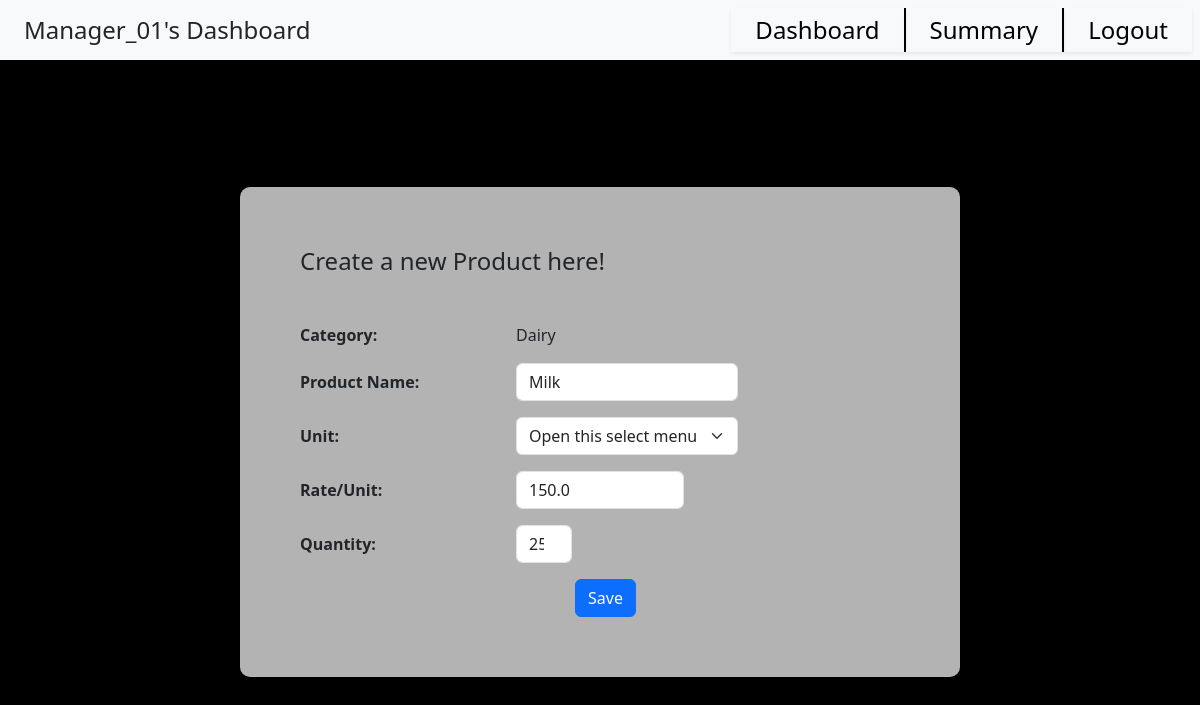
/Manager_01/edit_product/cat_1/prod_10, run on an earlier commit of the app's database.
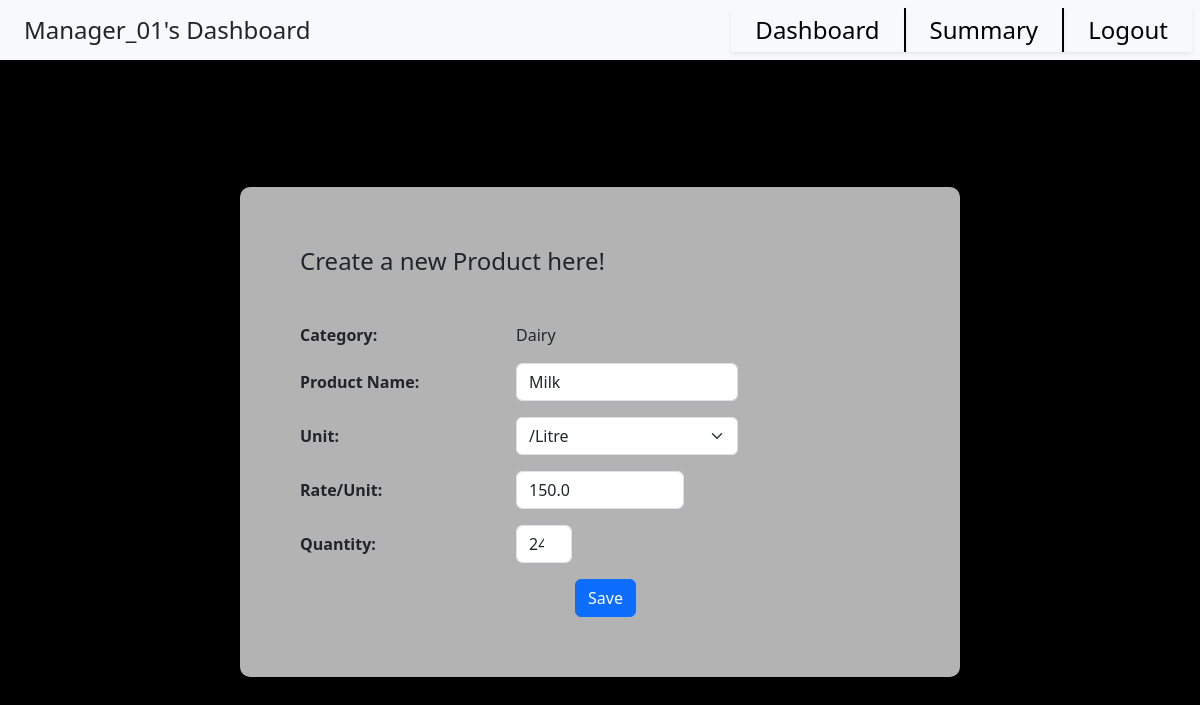
And on a later commit of the database.
### application/models.py (models this page shows)
class Product(db.Model):
    __tablename__ = 'Product'
    PID = db.Column(db.Integer, autoincrement=True, primary_key=True)
    Name = db.Column(db.String(collation='NOCASE'), unique=True, nullable=False)
    Price = db.Column(db.Float, nullable=False)
    Unit = db.Column(db.String, nullable=False)
    Stock = db.Column(db.Integer, nullable=False)
    CID = db.Column(db.Integer, db.ForeignKey('Category.CID', ondelete='CASCADE'))
    cat = db.relationship("Category", back_populates="products")
    ords = db.relationship("Order_Details", back_populates="product")

### application/manager_actions.py (the view)
@app.route("/<usr>/edit_product/cat_<cat>/prod_<pid>")
def edit_product_page(usr, cat, pid):
    p = Product.query.filter(Product.PID == pid).first()
    c = Category.query.filter(Category.CID == cat).first()
    return render_template("create_edit_prod.html", user=usr, cat = c, prod = p)

### templates/create_edit_prod.html (shortened to what the changed rows need)
<!DOCTYPE html>
<html>
    <head>
        <link href="https://cdn.jsdelivr.net/npm/bootstrap@5.3.1/dist/css/bootstrap.min.css" rel="stylesheet">
    </head>
    <body id="body">
        <div id = "content" class="container">
            <div id = "form-wrap">
                <form style = "width:50vw">
                    <div class = "row g-5 align-items-center mb-3">
                        <div class="col-auto col-sm-5">
                            {% if prod is none %}
                                <input type="text" class="form-control" id="prod-name">
                            {% else %}
                                <input type="text" class="form-control" id="prod-name" value = {{ prod.Name }}>
                            {% endif %}
                        </div>
                    </div>
                    <div class = "row g-5 align-items-center mb-3">
                        <div class="col-auto col-sm-5">
                            <select class="form-select" aria-label="Default select example" id="prod-unit">
                                {% if prod is none %}
                                    <option selected>Open this select menu</option>
                                    <option value="/Kg">/Kg</option>
                                    <option value="/100mL">/100mL</option>
                                    <option value="/Block">/Block</option>
                                    <option value="/Bunch">/Bunch</option>
                                    <option value="/Each">/Each</option>
                                    <option value="/Litre">/Litre</option>
                                    <option value="/100g">/100g</option>
                                    <option value="/Dozen">/Dozen</option>
                                {% else %}
                                    <option>Open this select menu</option>
                                    <option value="/Litre" {% if prod.Unit == "/Litre" %}selected{% endif %}>/Litre</option>
                                {% endif %}
                            </select>
                        </div>
                    </div>
                    <div class = "row g-5 align-items-center mb-3">
                        <div class="col-auto col-sm-4">
                            {% if prod is none %}
                                <input type="text" class="form-control" id="prod-rate" pattern="[0-9]*[.,]?[0-9]*">
                            {% else %}
                                <input type="text" class="form-control" id="prod-rate" pattern="[0-9]*[.,]?[0-9]*" value = "{{ prod.Price }}">
                            {% endif %}
                        </div>
                    </div>
                    <div class = "row g-5 align-items-center mb-3">
                        <div class="col-auto col-sm-4">
                            <div class="col-auto col-sm-4">
                                {% if prod is none %}
                                    <input type="number" class="form-control" id="prod-qt">
                                {% else %}
                                    <input type="number" class="form-control" id="prod-qt" value = "{{ prod.Stock }}">
                                {% endif %}
                            </div>
                        </div>
                    </div>
                </form>
            </div>
        </div>
    </body>
</html>

What changed in the data, as far as the page shows it:
changed Product "Milk": Unit (not shown) → "/Litre"; Stock "25" → "24"
Also different on the page:
form field value: "Open this select menu" → (not shown)
